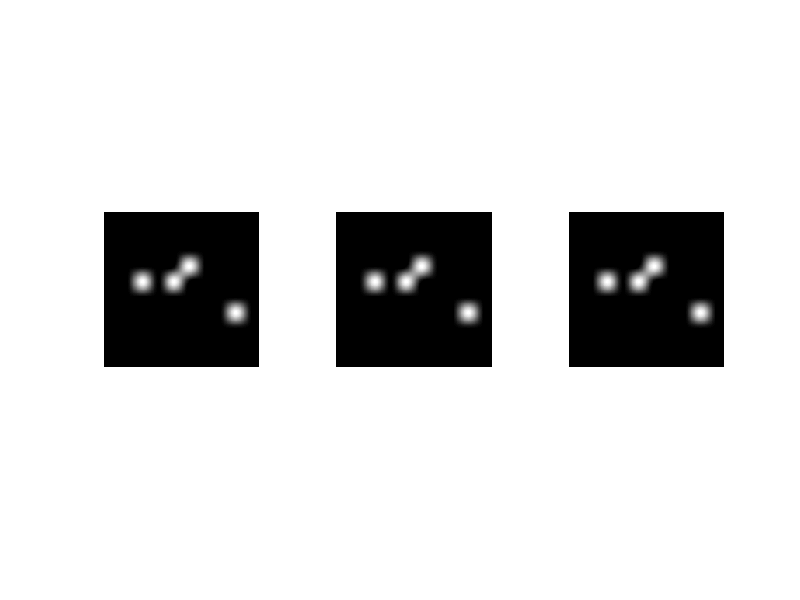

This figure's MATLAB source:
patchsize = 100;
n_patch   = 10000;
p_one = 0.05;

len = sqrt(patchsize);
train_x = zeros(n_patch, patchsize);
train_y = zeros(n_patch, patchsize);
train_z = zeros(n_patch, patchsize);

tmp_y = zeros(len);
for i=1:n_patch
    tmp_y(2:len-1,2:len-1) = double(rand(len-2) < p_one);
    tmp = randi(5);
    tmp_x = zeros(len);
    tmp_z = zeros(len);
    switch tmp
        case 1
            tmp_x = tmp_y;
            tmp_z = tmp_y;
        case 2
            tmp_x(1:len-2,2:len-1) = tmp_y(2:len-1,2:len-1);
            tmp_z(3:len,2:len-1) = tmp_y(2:len-1,2:len-1);
        case 3
            tmp_x(3:len,2:len-1) = tmp_y(2:len-1,2:len-1);
            tmp_z(1:len-2,2:len-1) = tmp_y(2:len-1,2:len-1);
        case 4
            tmp_x(2:len-1,1:len-2) = tmp_y(2:len-1,2:len-1);
            tmp_z(2:len-1,3:len) = tmp_y(2:len-1,2:len-1);
        case 5
            tmp_x(2:len-1,3:len) = tmp_y(2:len-1,2:len-1);
            tmp_z(2:len-1,1:len-2) = tmp_y(2:len-1,2:len-1);
    end
    train_x(i,:) = tmp_x(:)';
    train_y(i,:) = tmp_y(:)';
    train_z(i,:) = tmp_z(:)';
end

figure,
subplot(1,3,1), imshow(imresize(reshape(train_x(1,:), [len, len]),20));
subplot(1,3,2), imshow(imresize(reshape(train_y(1,:), [len, len]),20));
subplot(1,3,3), imshow(imresize(reshape(train_z(1,:), [len, len]),20));

save train_f4_data.mat train_x train_y train_z